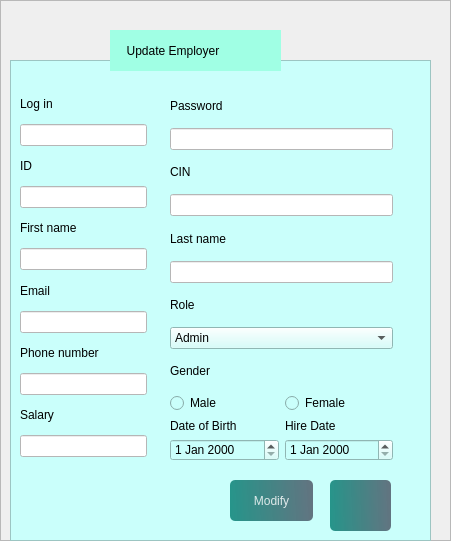
             <widget class="QFrame" name="frame_17">
              <property name="geometry">
               <rect>
                <x>460</x>
                <y>0</y>
                <width>451</width>
                <height>541</height>
               </rect>
              </property>
              <property name="frameShape">
               <enum>QFrame::StyledPanel</enum>
              </property>
              <property name="frameShadow">
               <enum>QFrame::Raised</enum>
              </property>
              <widget class="QFrame" name="frame_23">
               <property name="geometry">
                <rect>
                 <x>10</x>
                 <y>60</y>
                 <width>421</width>
                 <height>481</height>
                </rect>
               </property>
               <property name="styleSheet">
                <string notr="true">
background-color: rgb(202, 255, 251)</string>
               </property>
               <property name="frameShape">
                <enum>QFrame::StyledPanel</enum>
               </property>
               <property name="frameShadow">
                <enum>QFrame::Raised</enum>
               </property>
               <widget class="QPushButton" name="modifyButton">
                <property name="geometry">
                 <rect>
                  <x>220</x>
                  <y>420</y>
                  <width>83</width>
                  <height>41</height>
                 </rect>
                </property>
                <property name="styleSheet">
                 <string notr="true">
#modifyButton{
color: rgb(0, 0, 0);
}
QPushButton, #modifyButton{
	background-color: qlineargradient(spread:pad, x1:0, y1:0.505682, x2:1, y2:0.477, stop:0 rgba(11, 131, 120, 219), stop:1 rgba(85, 98, 112, 226));
	color:rgba(255, 255, 255, 210);
	border-radius:5px;
}

QPushButton#modifyButton:hover{
	background-color: qlineargradient(spread:pad, x1:0, y1:0.505682, x2:1, y2:0.477, stop:0 rgba(150, 123, 111, 219), stop:1 rgba(85, 81, 84, 226));
}

QPushButton#modifyButton:pressed{
	padding-left:5px;
	padding-top:5px;
	background-color:rgba(150, 123, 111, 255);
}
</string>
                </property>
                <property name="text">
                 <string>Modify</string>
                </property>
                <property name="checkable">
                 <bool>true</bool>
                </property>
                <property name="checked">
                 <bool>true</bool>
                </property>
               </widget>
               <widget class="QPushButton" name="pushButton_55">
                <property name="geometry">
                 <rect>
                  <x>320</x>
                  <y>420</y>
                  <width>61</width>
                  <height>51</height>
                 </rect>
                </property>
                <property name="styleSheet">
                 <string notr="true">
#pushButton_55{
color: rgb(0, 0, 0);
}
QPushButton, #pushButton_55{
	background-color: qlineargradient(spread:pad, x1:0, y1:0.505682, x2:1, y2:0.477, stop:0 rgba(11, 131, 120, 219), stop:1 rgba(85, 98, 112, 226));
	color:rgba(255, 255, 255, 210);
	border-radius:5px;
}

QPushButton#pushButton_55:hover{
	background-color: qlineargradient(spread:pad, x1:0, y1:0.505682, x2:1, y2:0.477, stop:0 rgba(150, 123, 111, 219), stop:1 rgba(85, 81, 84, 226));
}

QPushButton#pushButton_55:pressed{
	padding-left:5px;
	padding-top:5px;
	background-color:rgba(150, 123, 111, 255);
}
</string>
                </property>
                <property name="text">
                 <string/>
                </property>
                <property name="icon">
                 <iconset resource="resource.qrc">
                  <normaloff>:/img/img/trash-2.svg</normaloff>:/img/img/trash-2.svg</iconset>
                </property>
               </widget>
               <widget class="QWidget" name="layoutWidget_20">
                <property name="geometry">
                 <rect>
                  <x>10</x>
                  <y>30</y>
                  <width>127</width>
                  <height>367</height>
                 </rect>
                </property>
                <layout class="QVBoxLayout" name="verticalLayout_58">
                 <item>
                  <widget class="QLabel" name="label_198">
                   <property name="styleSheet">
                    <string notr="true">
color: rgb(0, 0, 0);</string>
                   </property>
                   <property name="text">
                    <string>Log in</string>
                   </property>
                  </widget>
                 </item>
                 <item>
                  <widget class="QLineEdit" name="lineEdit_119">
                   <property name="styleSheet">
                    <string notr="true">background-color: rgb(255, 255, 255);
color: rgb(0, 0, 0);</string>
                   </property>
                  </widget>
                 </item>
                 <item>
                  <widget class="QLabel" name="label_199">
                   <property name="styleSheet">
                    <string notr="true">color: rgb(0, 0, 0);</string>
                   </property>
                   <property name="text">
                    <string>ID</string>
                   </property>
                  </widget>
                 </item>
                 <item>
                  <widget class="QLineEdit" name="lineEdit_120">
                   <property name="styleSheet">
                    <string notr="true">background-color: rgb(255, 255, 255);
color: rgb(0, 0, 0);</string>
                   </property>
                  </widget>
                 </item>
                 <item>
                  <widget class="QLabel" name="label_200">
                   <property name="styleSheet">
                    <string notr="true">color: rgb(0, 0, 0);</string>
                   </property>
                   <property name="text">
                    <string>First name</string>
                   </property>
                  </widget>
                 </item>
                 <item>
                  <widget class="QLineEdit" name="lineEdit_121">
                   <property name="styleSheet">
                    <string notr="true">background-color: rgb(255, 255, 255);
color: rgb(0, 0, 0);</string>
                   </property>
                  </widget>
                 </item>
                 <item>
                  <widget class="QLabel" name="label_201">
                   <property name="styleSheet">
                    <string notr="true">color: rgb(0, 0, 0);</string>
                   </property>
                   <property name="text">
                    <string>Email</string>
                   </property>
                  </widget>
                 </item>
                 <item>
                  <widget class="QLineEdit" name="lineEdit_122">
                   <property name="styleSheet">
                    <string notr="true">background-color: rgb(255, 255, 255);
color: rgb(0, 0, 0);</string>
                   </property>
                  </widget>
                 </item>
                 <item>
                  <widget class="QLabel" name="label_202">
                   <property name="styleSheet">
                    <string notr="true">color: rgb(0, 0, 0);</string>
                   </property>
                   <property name="text">
                    <string>Phone number</string>
                   </property>
                  </widget>
                 </item>
                 <item>
                  <widget class="QLineEdit" name="lineEdit_123">
                   <property name="styleSheet">
                    <string notr="true">background-color: rgb(255, 255, 255);
color: rgb(0, 0, 0);</string>
                   </property>
                  </widget>
                 </item>
                 <item>
                  <widget class="QLabel" name="label_203">
                   <property name="styleSheet">
                    <string notr="true">color: rgb(0, 0, 0);</string>
                   </property>
                   <property name="text">
                    <string>Salary</string>
                   </property>
                  </widget>
                 </item>
                 <item>
                  <widget class="QLineEdit" name="lineEdit_124">
                   <property name="styleSheet">
                    <string notr="true">background-color: rgb(255, 255, 255);
color: rgb(0, 0, 0);</string>
                   </property>
                  </widget>
                 </item>
                </layout>
               </widget>
               <widget class="QWidget" name="layoutWidget_21">
                <property name="geometry">
                 <rect>
                  <x>160</x>
                  <y>30</y>
                  <width>223</width>
                  <height>371</height>
                 </rect>
                </property>
                <layout class="QVBoxLayout" name="verticalLayout_59">
                 <item>
                  <widget class="QLabel" name="label_204">
                   <property name="styleSheet">
                    <string notr="true">color: rgb(0, 0, 0);</string>
                   </property>
                   <property name="text">
                    <string>Password</string>
                   </property>
                  </widget>
                 </item>
                 <item>
                  <widget class="QLineEdit" name="lineEdit_125">
                   <property name="styleSheet">
                    <string notr="true">background-color: rgb(255, 255, 255);
color: rgb(0, 0, 0);</string>
                   </property>
                  </widget>
                 </item>
                 <item>
                  <widget class="QLabel" name="label_205">
                   <property name="styleSheet">
                    <string notr="true">color: rgb(0, 0, 0);</string>
                   </property>
                   <property name="text">
                    <string>CIN</string>
                   </property>
                  </widget>
                 </item>
                 <item>
                  <widget class="QLineEdit" name="lineEdit_126">
                   <property name="styleSheet">
                    <string notr="true">background-color: rgb(255, 255, 255);
color: rgb(0, 0, 0);</string>
                   </property>
                  </widget>
                 </item>
                 <item>
                  <widget class="QLabel" name="label_206">
                   <property name="styleSheet">
                    <string notr="true">color: rgb(0, 0, 0);</string>
                   </property>
                   <property name="text">
                    <string>Last name</string>
                   </property>
                  </widget>
                 </item>
                 <item>
                  <widget class="QLineEdit" name="lineEdit_127">
                   <property name="styleSheet">
                    <string notr="true">background-color: rgb(255, 255, 255);
color: rgb(0, 0, 0);</string>
                   </property>
                  </widget>
                 </item>
                 <item>
                  <widget class="QLabel" name="label_207">
                   <property name="styleSheet">
                    <string notr="true">color: rgb(0, 0, 0);</string>
                   </property>
                   <property name="text">
                    <string>Role</string>
                   </property>
                  </widget>
                 </item>
                 <item>
                  <widget class="QComboBox" name="comboBox_18">
                   <property name="styleSheet">
                    <string notr="true">color: rgb(0, 0, 0);</string>
                   </property>
                   <item>
                    <property name="text">
                     <string>Admin</string>
                    </property>
                   </item>
                   <item>
                    <property name="text">
                     <string>sales section</string>
                    </property>
                   </item>
                   <item>
                    <property name="text">
                     <string>order section</string>
                    </property>
                   </item>
                   <item>
                    <property name="text">
                     <string>commande section</string>
                    </property>
                   </item>
                   <item>
                    <property name="text">
                     <string>stock section</string>
                    </property>
                   </item>
                  </widget>
                 </item>
                 <item>
                  <widget class="QLabel" name="label_208">
                   <property name="styleSheet">
                    <string notr="true">color: rgb(0, 0, 0);</string>
                   </property>
                   <property name="text">
                    <string>Gender</string>
                   </property>
                  </widget>
                 </item>
                 <item>
                  <layout class="QHBoxLayout" name="horizontalLayout_27">
                   <item>
                    <widget class="QRadioButton" name="radioButton_23">
                     <property name="styleSheet">
                      <string notr="true">color: rgb(0, 0, 0);</string>
                     </property>
                     <property name="text">
                      <string>Male</string>
                     </property>
                    </widget>
                   </item>
                   <item>
                    <widget class="QRadioButton" name="radioButton_24">
                     <property name="styleSheet">
                      <string notr="true">color: rgb(0, 0, 0);</string>
                     </property>
                     <property name="text">
                      <string>Female</string>
                     </property>
                    </widget>
                   </item>
                  </layout>
                 </item>
                 <item>
                  <layout class="QHBoxLayout" name="horizontalLayout_28">
                   <item>
                    <layout class="QVBoxLayout" name="verticalLayout_60">
                     <item>
                      <widget class="QLabel" name="label_209">
                       <property name="styleSheet">
                        <string notr="true">color: rgb(0, 0, 0);</string>
                       </property>
                       <property name="text">
                        <string>Date of Birth</string>
                       </property>
                      </widget>
                     </item>
                     <item>
                      <widget class="QDateEdit" name="dateEdit_25">
                       <property name="styleSheet">
                        <string notr="true">color: rgb(0, 0, 0);</string>
                       </property>
                      </widget>
                     </item>
                    </layout>
                   </item>
                   <item>
                    <layout class="QVBoxLayout" name="verticalLayout_61">
                     <item>
                      <widget class="QLabel" name="label_210">
                       <property name="styleSheet">
                        <string notr="true">color: rgb(0, 0, 0);</string>
                       </property>
                       <property name="text">
                        <string>Hire Date</string>
                       </property>
                      </widget>
                     </item>
                     <item>
                      <widget class="QDateEdit" name="dateEdit_26">
                       <property name="styleSheet">
                        <string notr="true">color: rgb(0, 0, 0);</string>
                       </property>
                      </widget>
                     </item>
                    </layout>
                   </item>
                  </layout>
                 </item>
                </layout>
               </widget>
              </widget>
              <widget class="QLabel" name="label_211">
               <property name="geometry">
                <rect>
                 <x>110</x>
                 <y>30</y>
                 <width>171</width>
                 <height>41</height>
                </rect>
               </property>
               <property name="styleSheet">
                <string notr="true">color: rgb(0, 0, 0);
background-color: rgb(160, 255, 228);</string>
               </property>
               <property name="text">
                <string>     Update Employer</string>
               </property>
              </widget>
             </widget>
